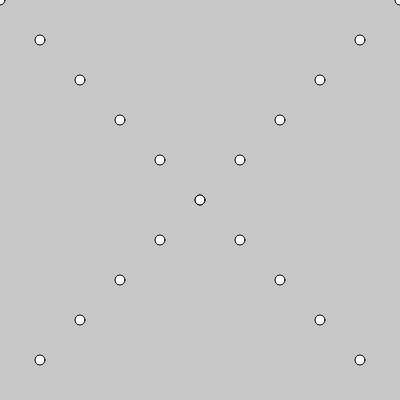
Frame 1 (no input)
Frame 60 (no input): identical to frame 1, image omitted
Frame 120 (the mouse pressed at the canvas centre since frame 60): identical to frame 1, image omitted

The p5.js sketch that drew this single still picture (run headless with seeded random() and noise() and a simulated clock; from frame 60 on, the mouse is pressed at the canvas centre):

// p5.js sketch
// ── sketch.js
// 08 Warm-Up arrays and loops
// Grace Li
// Mar 3, 2025

// 1. Summing an array
// 2. Drawing with loops Practice

let a =[22, 11, 5, 5, 90, 80, 70, 60];
let sumA = 0;
let xPos1 = 0;
let yPos1 = 0;
let xPos2;
let yPos2 = 0;
let numCircle;
// a.length = 8


function setup() {
  createCanvas(400, 400);
  background(200);
  // Task 1: Add all values in array and display the total in console
  for(let i = 0; i < a.length; i++){
    sumA = sumA + a[i];
  }
  console.log(sumA);

  numCircle = width / 10; 
  for(let n = 0; n < width; n += 40){
    circle(xPos1, yPos1, 10);
    xPos1 += numCircle;
    yPos1 += numCircle;
  }
  xPos2 = width;
  for(let n = 0; n < width; n += 40){
    circle(xPos2, yPos2, 10);
    xPos2 -= numCircle;
    yPos2 += numCircle;
  }


}

function draw() {
  
}
